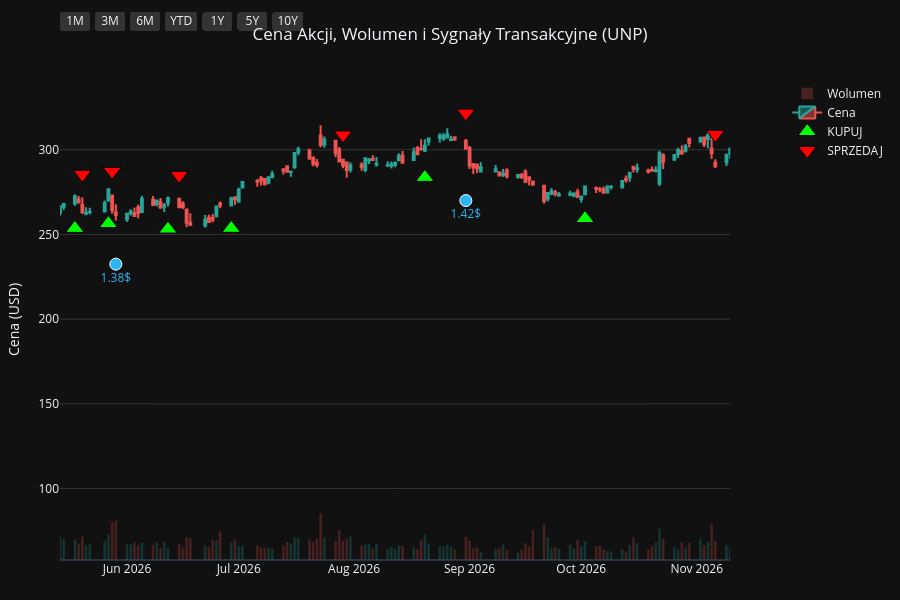
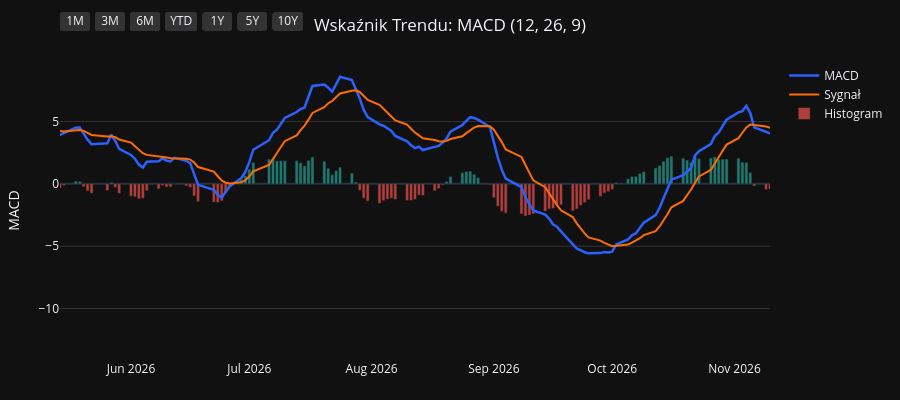
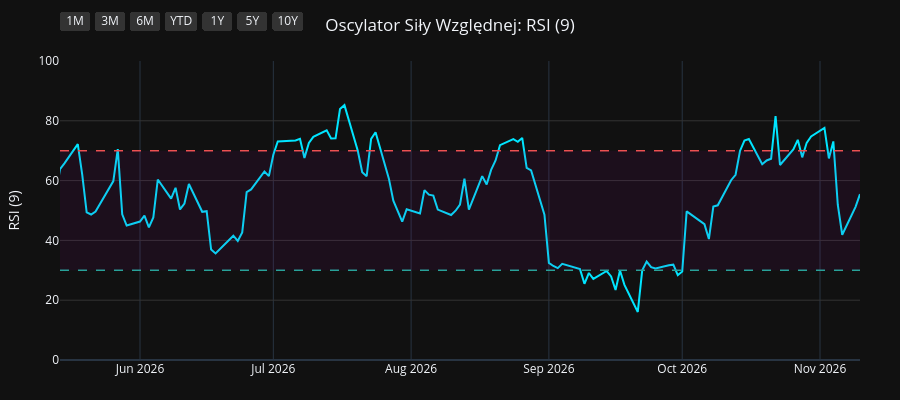
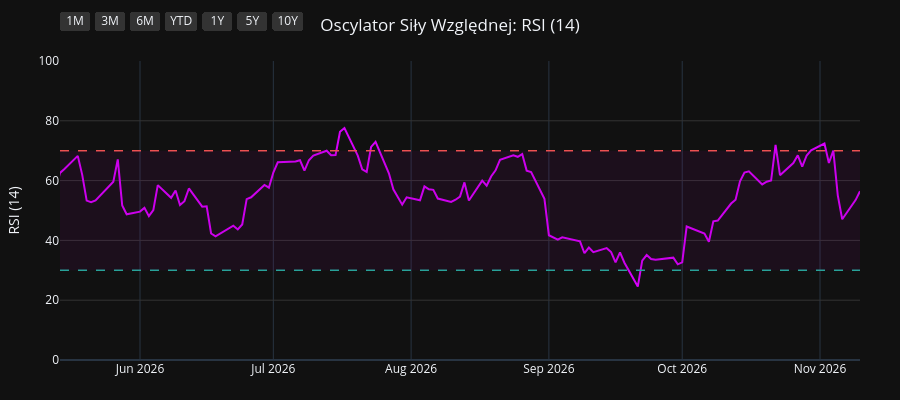

Write notebook code for charts like these, in order.
### Code cell
import os
import yfinance as yf
import pandas as pd
import pandas_ta as ta
import plotly.graph_objects as go
from plotly.subplots import make_subplots

# 1. Pobranie i przygotowanie danych
symbol = os.environ.get("STOCK_TICKER", "").strip().upper()
if not symbol:
    raise RuntimeError("Set STOCK_TICKER before running price_extractor.ipynb")
df = yf.Ticker(symbol).history(period="10y")
df.index = df.index.tz_localize(None)

# Wskaźniki i sygnały
df.ta.macd(fast=12, slow=26, signal=9, append=True)
df.ta.rsi(length=9, append=True)
df.ta.rsi(length=14, append=True)
df.ta.rsi(length=21, append=True)
df.dropna(inplace=True)

macd = df['MACD_12_26_9']
signal = df['MACDs_12_26_9']
wczorajszy_macd = macd.shift(1)
wczorajszy_signal = signal.shift(1)

df['Decyzja'] = 'BRAK'
df.loc[(macd > signal) & (wczorajszy_macd <= wczorajszy_signal), 'Decyzja'] = 'KUPUJ'
df.loc[(macd < signal) & (wczorajszy_macd >= wczorajszy_signal), 'Decyzja'] = 'SPRZEDAJ'

df_kupuj = df[df['Decyzja'] == 'KUPUJ']
df_sprzedaj = df[df['Decyzja'] == 'SPRZEDAJ']
df_dywidendy = df[df['Dividends'] > 0]
df_splity = df[df['Stock Splits'] > 0]

# Wspólna konfiguracja osi X
konfiguracja_osi_x = dict(
    type="date",
    showspikes=True, spikemode="across", spikesnap="cursor", spikedash="dot", spikecolor="#ffffff", spikethickness=1, hoverformat="%Y-%m-%d",
    rangeselector=dict(
        buttons=list([
            dict(count=1, label="1M", step="month", stepmode="backward"),
            dict(count=3, label="3M", step="month", stepmode="backward"),
            dict(count=6, label="6M", step="month", stepmode="backward"),
            dict(count=1, label="YTD", step="year", stepmode="todate"),
            dict(count=1, label="1Y", step="year", stepmode="backward"),
            dict(count=5, label="5Y", step="year", stepmode="backward"),
            dict(step="all", label="10Y")
        ]),
        bgcolor="#333333", activecolor="#2962ff", x=0, y=1.1
    )
)

# ==========================================
# WYKRES 1: CENA + WOLUMEN + SYGNAŁY
# ==========================================
fig1 = make_subplots(specs=[[{"secondary_y": True}]])

kolory_wolumenu = ['#26a69a' if row['Close'] >= row['Open'] else '#ef5350' for index, row in df.iterrows()]
fig1.add_trace(go.Bar(x=df.index, y=df['Volume'], marker_color=kolory_wolumenu, opacity=0.25, name='Wolumen'), secondary_y=True)
fig1.add_trace(go.Candlestick(x=df.index, open=df['Open'], high=df['High'], low=df['Low'], close=df['Close'], name='Cena', increasing_line_color='#26a69a', decreasing_line_color='#ef5350'), secondary_y=False)
fig1.add_trace(go.Scatter(x=df_kupuj.index, y=df_kupuj['Low'] * 0.95, customdata=df_kupuj[['Low', 'High']], mode='markers', marker=dict(symbol='triangle-up', size=16, color='#00ff00', line=dict(width=1, color='black')), name='KUPUJ', hovertemplate='KUPUJ<br>Najniższa: %{customdata[0]:.2f}<br>Najwyższa: %{customdata[1]:.2f}<extra></extra>'), secondary_y=False)
fig1.add_trace(go.Scatter(x=df_sprzedaj.index, y=df_sprzedaj['High'] * 1.05, customdata=df_sprzedaj[['Low', 'High']], mode='markers', marker=dict(symbol='triangle-down', size=16, color='#ff0000', line=dict(width=1, color='black')), name='SPRZEDAJ', hovertemplate='SPRZEDAJ<br>Najniższa: %{customdata[0]:.2f}<br>Najwyższa: %{customdata[1]:.2f}<extra></extra>'), secondary_y=False)

if not df_dywidendy.empty:
    fig1.add_trace(go.Scatter(x=df_dywidendy.index, y=df_dywidendy['Low'] * 0.90, mode='markers+text', marker=dict(symbol='circle', size=12, color='#29b6f6', line=dict(width=1, color='white')), text=df_dywidendy['Dividends'].apply(lambda x: f"{x}$"), textposition="bottom center", name='Dywidenda', showlegend=False, hovertemplate='Dywidenda: %{text}<extra></extra>', textfont=dict(color="#29b6f6")), secondary_y=False)
if not df_splity.empty:
                    fig1.add_trace(go.Scatter(x=df_splity.index, y=df_splity['High'], mode='markers+text', marker=dict(symbol='star', size=16, color='#ffee58', line=dict(width=1, color='black')), text=df_splity['Stock Splits'].apply(lambda x: f"{x:g}:1" if x >= 1 else f"1:{1 / x:g}"), textposition="top center", name='Split', hovertemplate='%{text}<extra></extra>', textfont=dict(color="#ffee58")), secondary_y=False)

fig1.update_layout(title=dict(text=f"Cena Akcji, Wolumen i Sygnały Transakcyjne ({symbol})", x=0.5, xanchor='center'), dragmode='pan', xaxis_rangeslider_visible=False, template='plotly_dark', height=600, hovermode='x unified', margin=dict(l=60, r=40, t=60, b=40))
fig1.update_xaxes(**konfiguracja_osi_x)
fig1.update_xaxes(range=[df.index.max() - pd.Timedelta(days=180), df.index.max()])
fig1.update_yaxes(title_text="Cena (USD)", secondary_y=False, gridcolor='#333333')
fig1.update_yaxes(range=[0, df['Volume'].max() * 4], showgrid=False, showticklabels=False, secondary_y=True)
fig1.show(config={'scrollZoom': True})

# ==========================================
# WYKRES 2: WSKAŹNIK MACD
# ==========================================
fig2 = go.Figure()
fig2.add_trace(go.Scatter(x=df.index, y=df['MACD_12_26_9'], line=dict(color='#2962ff', width=2.5), name='MACD'))
fig2.add_trace(go.Scatter(x=df.index, y=df['MACDs_12_26_9'], line=dict(color='#ff6d00', width=2), name='Sygnał'))
kolory_macd = ['#26a69a' if val >= 0 else '#ef5350' for val in df['MACDh_12_26_9']]
fig2.add_trace(go.Bar(x=df.index, y=df['MACDh_12_26_9'], marker_color=kolory_macd, name='Histogram', opacity=0.7))
fig2.update_layout(title=dict(text="Wskaźnik Trendu: MACD (12, 26, 9)", x=0.5, xanchor='center'), dragmode='pan', xaxis_rangeslider_visible=False, template='plotly_dark', height=400, hovermode='x unified', margin=dict(l=60, r=40, t=60, b=40))
fig2.update_xaxes(**konfiguracja_osi_x)
fig2.update_xaxes(range=[df.index.max() - pd.Timedelta(days=180), df.index.max()])
fig2.update_yaxes(title_text="MACD", gridcolor='#333333')
fig2.show(config={'scrollZoom': True})

# ==========================================
# WYKRES 3: OSCYLATOR RSI (9)
# ==========================================
fig3 = go.Figure()
fig3.add_trace(go.Scatter(x=df.index, y=df['RSI_9'], line=dict(color='#00e5ff', width=2), name='RSI (9)'))
fig3.add_hline(y=70, line_dash="dash", line_color="#ef5350", line_width=1.5)
fig3.add_hline(y=30, line_dash="dash", line_color="#26a69a", line_width=1.5)
fig3.add_hrect(y0=30, y1=70, line_width=0, fillcolor="purple", opacity=0.1)
fig3.update_layout(title=dict(text="Oscylator Siły Względnej: RSI (9)", x=0.5, xanchor='center'), dragmode='pan', xaxis_rangeslider_visible=False, template='plotly_dark', height=400, hovermode='x unified', margin=dict(l=60, r=40, t=60, b=40))
fig3.update_xaxes(**konfiguracja_osi_x)
fig3.update_xaxes(range=[df.index.max() - pd.Timedelta(days=180), df.index.max()])
fig3.update_yaxes(title_text="RSI (9)", range=[0, 100], gridcolor='#333333')
fig3.show(config={'scrollZoom': True})

# ==========================================
# WYKRES 4: OSCYLATOR RSI (14)
# ==========================================
fig4 = go.Figure()
fig4.add_trace(go.Scatter(x=df.index, y=df['RSI_14'], line=dict(color='#d500f9', width=2), name='RSI (14)'))
fig4.add_hline(y=70, line_dash="dash", line_color="#ef5350", line_width=1.5)
fig4.add_hline(y=30, line_dash="dash", line_color="#26a69a", line_width=1.5)
fig4.add_hrect(y0=30, y1=70, line_width=0, fillcolor="purple", opacity=0.1)
fig4.update_layout(title=dict(text="Oscylator Siły Względnej: RSI (14)", x=0.5, xanchor='center'), dragmode='pan', xaxis_rangeslider_visible=False, template='plotly_dark', height=400, hovermode='x unified', margin=dict(l=60, r=40, t=60, b=40))
fig4.update_xaxes(**konfiguracja_osi_x)
fig4.update_xaxes(range=[df.index.max() - pd.Timedelta(days=180), df.index.max()])
fig4.update_yaxes(title_text="RSI (14)", range=[0, 100], gridcolor='#333333')
fig4.show(config={'scrollZoom': True})

# ==========================================
# WYKRES 5: OSCYLATOR RSI (21)
# ==========================================
fig5 = go.Figure()
fig5.add_trace(go.Scatter(x=df.index, y=df['RSI_21'], line=dict(color='#64dd17', width=2), name='RSI (21)'))
fig5.add_hline(y=70, line_dash="dash", line_color="#ef5350", line_width=1.5)
fig5.add_hline(y=30, line_dash="dash", line_color="#26a69a", line_width=1.5)
fig5.add_hrect(y0=30, y1=70, line_width=0, fillcolor="purple", opacity=0.1)
fig5.update_layout(title=dict(text="Oscylator Siły Względnej: RSI (21)", x=0.5, xanchor='center'), dragmode='pan', xaxis_rangeslider_visible=False, template='plotly_dark', height=400, hovermode='x unified', margin=dict(l=60, r=40, t=60, b=40))
fig5.update_xaxes(**konfiguracja_osi_x)
fig5.update_xaxes(range=[df.index.max() - pd.Timedelta(days=180), df.index.max()])
fig5.update_yaxes(title_text="RSI (21)", range=[0, 100], gridcolor='#333333')
fig5.show(config={'scrollZoom': True})

### Figure 1 — Plotly figure (JSON) as saved in the notebook; plotly's stock layout.template omitted (floating-point values rounded to 4 significant figures; data arrays with more than 128 entries replaced by an {"elided": "..."} marker saying what was removed)
{"data": [{"marker": {"color": {"elided": "2479 str values"}}, "name": "Wolumen", "opacity": 0.25, "type": "bar", "x": {"elided": "2479 str values"}, "xaxis": "x", "y": {"elided": "2479 int values"}, "yaxis": "y2"}, {"close": {"elided": "2479 float values"}, "decreasing": {"line": {"color": "#ef5350"}}, "high": {"elided": "2479 float values"}, "increasing": {"line": {"color": "#26a69a"}}, "low": {"elided": "2479 float values"}, "name": "Cena", "open": {"elided": "2479 float values"}, "type": "candlestick", "x": {"elided": "2479 str values"}, "xaxis": "x", "yaxis": "y"}, {"customdata": {"elided": "96x2 float values"}, "hovertemplate": "KUPUJ<br>Najniższa: %{customdata[0]:.2f}<br>Najwyższa: %{customdata[1]:.2f}<extra></extra>", "marker": {"color": "#00ff00", "line": {"color": "black", "width": 1}, "size": 16, "symbol": "triangle-up"}, "mode": "markers", "name": "KUPUJ", "type": "scatter", "x": ["2017-01-19T00:00:00", "2017-02-17T00:00:00", "2017-03-06T00:00:00", "2017-03-30T00:00:00", "2017-05-30T00:00:00", "2017-06-13T00:00:00", "2017-07-12T00:00:00", "2017-08-09T00:00:00", "2017-10-27T00:00:00", "2017-11-28T00:00:00", "2018-01-09T00:00:00", "2018-02-16T00:00:00", "2018-03-08T00:00:00", "2018-04-13T00:00:00", "2018-05-08T00:00:00", "2018-07-10T00:00:00", "2018-07-23T00:00:00", "2018-09-05T00:00:00", "2018-11-02T00:00:00", "2018-11-28T00:00:00", "2019-01-04T00:00:00", "2019-02-12T00:00:00", "2019-04-01T00:00:00", "2019-04-12T00:00:00", "2019-04-17T00:00:00", "2019-06-10T00:00:00", "2019-06-28T00:00:00", "2019-09-05T00:00:00", "2019-10-14T00:00:00", "2019-12-16T00:00:00", "2020-01-16T00:00:00", "2020-02-06T00:00:00", "2020-03-26T00:00:00", "2020-05-20T00:00:00", "2020-07-15T00:00:00", "2020-08-07T00:00:00", "2020-09-15T00:00:00", "2020-10-07T00:00:00", "2020-11-06T00:00:00", "2020-12-30T00:00:00", "2021-02-11T00:00:00", "2021-03-08T00:00:00", "2021-03-25T00:00:00", "2021-05-07T00:00:00", "2021-06-02T00:00:00", "2021-07-01T00:00:00", "2021-07-26T00:00:00", "2021-08-03T00:00:00", "2021-09-28T00:00:00", "2021-10-01T00:00:00", "2021-12-09T00:00:00", "2021-12-28T00:00:00", "2022-02-02T00:00:00", "2022-02-15T00:00:00", "2022-02-25T00:00:00", "2022-03-02T00:00:00", "2022-05-16T00:00:00", "2022-05-26T00:00:00", "2022-06-24T00:00:00", "2022-07-15T00:00:00", "2022-10-13T00:00:00", "2022-12-14T00:00:00", "2023-01-10T00:00:00", "2023-02-02T00:00:00", "2023-02-27T00:00:00", "2023-03-28T00:00:00", "2023-05-05T00:00:00", "2023-06-02T00:00:00", "2023-07-11T00:00:00", "2023-10-10T00:00:00", "2023-10-31T00:00:00", "2024-01-30T00:00:00", "2024-02-22T00:00:00", "2024-04-25T00:00:00", "2024-06-21T00:00:00", "2024-08-19T00:00:00", "2024-10-15T00:00:00", "2024-11-06T00:00:00", "2024-11-21T00:00:00", "2025-01-02T00:00:00", "2025-02-13T00:00:00", "2025-04-02T00:00:00", "2025-04-22T00:00:00", "2025-06-09T00:00:00", "2025-06-23T00:00:00", "2025-08-19T00:00:00", "2025-09-18T00:00:00", "2025-11-10T00:00:00", "2026-01-26T00:00:00", "2026-04-01T00:00:00", "2026-05-18T00:00:00", "2026-05-27T00:00:00", "2026-06-12T00:00:00", "2026-06-29T00:00:00", "2026-08-20T00:00:00", "2026-10-02T00:00:00"], "xaxis": "x", "y": [80.9, 82.83, 83.72, 81.26, 85.19, 85.35, 84.45, 79.53, 90.9, 90.92, 109.3, 104.4, 102.8, 105.4, 105.9, 113.3, 112.1, 119.9, 117.8, 116.9, 107.8, 132.1, 135.8, 134.5, 135.9, 139.3, 134.9, 132.1, 129.4, 145.8, 148.2, 151.4, 110.4, 135.3, 143.7, 148.5, 166.2, 167.4, 157.4, 171.2, 171.0, 176.7, 178.1, 190.0, 188.9, 186.9, 184.6, 183.4, 169.5, 167.4, 208.8, 210.9, 209.8, 208.5, 207.0, 208.2, 194.8, 187.0, 181.1, 179.2, 162.0, 187.6, 183.1, 180.5, 184.2, 169.7, 174.0, 174.1, 181.3, 181.6, 182.0, 216.7, 223.7, 212.2, 201.7, 220.7, 223.0, 220.2, 212.4, 208.7, 226.1, 215.6, 197.6, 206.4, 205.1, 203.5, 201.7, 205.4, 214.7, 227.7, 253.6, 256.4, 253.2, 253.6, 283.7, 259.4], "yaxis": "y"}, {"customdata": {"elided": "96x2 float values"}, "hovertemplate": "SPRZEDAJ<br>Najniższa: %{customdata[0]:.2f}<br>Najwyższa: %{customdata[1]:.2f}<extra></extra>", "marker": {"color": "#ff0000", "line": {"color": "black", "width": 1}, "size": 16, "symbol": "triangle-down"}, "mode": "markers", "name": "SPRZEDAJ", "type": "scatter", "x": ["2017-02-02T00:00:00", "2017-02-22T00:00:00", "2017-03-07T00:00:00", "2017-05-09T00:00:00", "2017-06-08T00:00:00", "2017-06-20T00:00:00", "2017-07-20T00:00:00", "2017-10-04T00:00:00", "2017-11-13T00:00:00", "2017-12-29T00:00:00", "2018-01-16T00:00:00", "2018-03-02T00:00:00", "2018-03-23T00:00:00", "2018-04-26T00:00:00", "2018-06-04T00:00:00", "2018-07-11T00:00:00", "2018-08-15T00:00:00", "2018-10-02T00:00:00", "2018-11-21T00:00:00", "2018-12-12T00:00:00", "2019-02-07T00:00:00", "2019-02-25T00:00:00", "2019-04-11T00:00:00", "2019-04-16T00:00:00", "2019-05-07T00:00:00", "2019-06-13T00:00:00", "2019-08-05T00:00:00", "2019-09-25T00:00:00", "2019-11-15T00:00:00", "2020-01-06T00:00:00", "2020-01-27T00:00:00", "2020-02-14T00:00:00", "2020-05-11T00:00:00", "2020-06-11T00:00:00", "2020-07-30T00:00:00", "2020-08-31T00:00:00", "2020-09-21T00:00:00", "2020-10-21T00:00:00", "2020-12-03T00:00:00", "2021-01-21T00:00:00", "2021-03-04T00:00:00", "2021-03-22T00:00:00", "2021-04-15T00:00:00", "2021-05-12T00:00:00", "2021-06-08T00:00:00", "2021-07-13T00:00:00", "2021-07-27T00:00:00", "2021-08-24T00:00:00", "2021-09-30T00:00:00", "2021-11-05T00:00:00", "2021-12-14T00:00:00", "2022-01-11T00:00:00", "2022-02-04T00:00:00", "2022-02-24T00:00:00", "2022-03-01T00:00:00", "2022-04-01T00:00:00", "2022-05-19T00:00:00", "2022-06-13T00:00:00", "2022-07-14T00:00:00", "2022-08-24T00:00:00", "2022-12-05T00:00:00", "2022-12-15T00:00:00", "2023-01-19T00:00:00", "2023-02-10T00:00:00", "2023-03-10T00:00:00", "2023-04-26T00:00:00", "2023-05-23T00:00:00", "2023-07-06T00:00:00", "2023-08-08T00:00:00", "2023-10-26T00:00:00", "2024-01-02T00:00:00", "2024-02-13T00:00:00", "2024-03-06T00:00:00", "2024-05-21T00:00:00", "2024-08-05T00:00:00", "2024-09-09T00:00:00", "2024-10-24T00:00:00", "2024-11-19T00:00:00", "2024-12-04T00:00:00", "2025-02-06T00:00:00", "2025-02-19T00:00:00", "2025-04-03T00:00:00", "2025-05-29T00:00:00", "2025-06-17T00:00:00", "2025-07-15T00:00:00", "2025-09-08T00:00:00", "2025-10-10T00:00:00", "2025-12-19T00:00:00", "2026-02-27T00:00:00", "2026-05-08T00:00:00", "2026-05-20T00:00:00", "2026-05-28T00:00:00", "2026-06-15T00:00:00", "2026-07-29T00:00:00", "2026-08-31T00:00:00", "2026-11-06T00:00:00"], "xaxis": "x", "y": [91.23, 92.8, 93.4, 94.34, 94.35, 95.65, 93.52, 98.73, 100.5, 117.7, 123.3, 112.6, 119.7, 116.5, 129.7, 125.2, 131.1, 145.0, 127.4, 133.7, 143.1, 151.2, 148.7, 149.9, 156.5, 152.4, 153.4, 149.2, 159.5, 163.1, 166.6, 168.0, 143.9, 155.8, 161.6, 180.6, 181.3, 186.2, 189.8, 200.6, 192.0, 196.0, 208.6, 210.3, 208.6, 206.7, 205.8, 209.4, 189.8, 225.4, 231.7, 236.8, 232.0, 228.9, 233.5, 259.9, 208.7, 199.8, 196.2, 227.7, 204.6, 206.1, 201.7, 198.7, 197.1, 188.6, 192.4, 198.4, 225.1, 202.8, 243.1, 243.4, 253.3, 238.5, 237.8, 253.3, 235.0, 235.1, 238.9, 248.3, 252.8, 236.7, 227.1, 228.9, 239.1, 226.3, 240.5, 243.6, 277.0, 276.8, 285.5, 287.3, 284.9, 308.8, 321.7, 309.1], "yaxis": "y"}, {"hovertemplate": "Dywidenda: %{text}<extra></extra>", "marker": {"color": "#29b6f6", "line": {"color": "white", "width": 1}, "size": 12, "symbol": "circle"}, "mode": "markers+text", "name": "Dywidenda", "showlegend": false, "text": ["0.605$", "0.605$", "0.605$", "0.665$", "0.73$", "0.73$", "0.8$", "0.8$", "0.88$", "0.88$", "0.97$", "0.97$", "0.97$", "0.97$", "0.97$", "0.97$", "0.97$", "1.07$", "1.07$", "1.18$", "1.18$", "1.3$", "1.3$", "1.3$", "1.3$", "1.3$", "1.3$", "1.3$", "1.3$", "1.3$", "1.34$", "1.34$", "1.34$", "1.34$", "1.38$", "1.38$", "1.38$", "1.38$", "1.42$"], "textfont": {"color": "#29b6f6"}, "textposition": "bottom center", "type": "scatter", "x": ["2017-02-24T00:00:00", "2017-05-26T00:00:00", "2017-08-29T00:00:00", "2017-11-29T00:00:00", "2018-02-27T00:00:00", "2018-05-30T00:00:00", "2018-08-30T00:00:00", "2018-11-29T00:00:00", "2019-02-27T00:00:00", "2019-05-30T00:00:00", "2019-08-29T00:00:00", "2019-11-27T00:00:00", "2020-02-27T00:00:00", "2020-05-28T00:00:00", "2020-08-28T00:00:00", "2020-11-27T00:00:00", "2021-02-25T00:00:00", "2021-05-27T00:00:00", "2021-08-30T00:00:00", "2021-12-17T00:00:00", "2022-02-25T00:00:00", "2022-05-27T00:00:00", "2022-08-30T00:00:00", "2022-12-16T00:00:00", "2023-02-27T00:00:00", "2023-05-30T00:00:00", "2023-08-30T00:00:00", "2023-12-07T00:00:00", "2024-02-28T00:00:00", "2024-05-31T00:00:00", "2024-08-30T00:00:00", "2024-12-09T00:00:00", "2025-02-28T00:00:00", "2025-05-30T00:00:00", "2025-08-29T00:00:00", "2025-12-05T00:00:00", "2026-02-27T00:00:00", "2026-05-29T00:00:00", "2026-08-31T00:00:00"], "xaxis": "x", "y": [76.88, 79.78, 76.45, 87.83, 99.94, 108.4, 112.6, 113.7, 128.1, 128.9, 122.1, 136.5, 122.0, 132.9, 152.2, 162.5, 165.6, 178.5, 175.9, 195.7, 196.1, 180.3, 184.4, 170.8, 174.5, 160.2, 186.7, 195.3, 214.0, 194.5, 216.9, 200.6, 211.1, 193.0, 195.0, 208.3, 233.1, 232.5, 270.0], "yaxis": "y"}], "layout": {"dragmode": "pan", "height": 600, "hovermode": "x unified", "margin": {"b": 40, "l": 60, "r": 40, "t": 60}, "title": {"text": "Cena Akcji, Wolumen i Sygnały Transakcyjne (UNP)", "x": 0.5, "xanchor": "center"}, "xaxis": {"anchor": "y", "domain": [0.0, 0.94], "hoverformat": "%Y-%m-%d", "range": ["2026-05-14T00:00:00", "2026-11-10T00:00:00"], "rangeselector": {"activecolor": "#2962ff", "bgcolor": "#333333", "buttons": [{"count": 1, "label": "1M", "step": "month", "stepmode": "backward"}, {"count": 3, "label": "3M", "step": "month", "stepmode": "backward"}, {"count": 6, "label": "6M", "step": "month", "stepmode": "backward"}, {"count": 1, "label": "YTD", "step": "year", "stepmode": "todate"}, {"count": 1, "label": "1Y", "step": "year", "stepmode": "backward"}, {"count": 5, "label": "5Y", "step": "year", "stepmode": "backward"}, {"label": "10Y", "step": "all"}], "x": 0, "y": 1.1}, "rangeslider": {"visible": false}, "showspikes": true, "spikecolor": "#ffffff", "spikedash": "dot", "spikemode": "across", "spikesnap": "cursor", "spikethickness": 1, "type": "date"}, "yaxis": {"anchor": "x", "domain": [0.0, 1.0], "gridcolor": "#333333", "title": {"text": "Cena (USD)"}}, "yaxis2": {"anchor": "x", "overlaying": "y", "range": [0, 76364000], "showgrid": false, "showticklabels": false, "side": "right"}}}

### Figure 2 — Plotly figure (JSON) as saved in the notebook; plotly's stock layout.template omitted (floating-point values rounded to 4 significant figures; data arrays with more than 128 entries replaced by an {"elided": "..."} marker saying what was removed)
{"data": [{"line": {"color": "#2962ff", "width": 2.5}, "name": "MACD", "type": "scatter", "x": {"elided": "2479 str values"}, "y": {"elided": "2479 float values"}}, {"line": {"color": "#ff6d00", "width": 2}, "name": "Sygnał", "type": "scatter", "x": {"elided": "2479 str values"}, "y": {"elided": "2479 float values"}}, {"marker": {"color": {"elided": "2479 str values"}}, "name": "Histogram", "opacity": 0.7, "type": "bar", "x": {"elided": "2479 str values"}, "y": {"elided": "2479 float values"}}], "layout": {"dragmode": "pan", "height": 400, "hovermode": "x unified", "margin": {"b": 40, "l": 60, "r": 40, "t": 60}, "title": {"text": "Wskaźnik Trendu: MACD (12, 26, 9)", "x": 0.5, "xanchor": "center"}, "xaxis": {"hoverformat": "%Y-%m-%d", "range": ["2026-05-14T00:00:00", "2026-11-10T00:00:00"], "rangeselector": {"activecolor": "#2962ff", "bgcolor": "#333333", "buttons": [{"count": 1, "label": "1M", "step": "month", "stepmode": "backward"}, {"count": 3, "label": "3M", "step": "month", "stepmode": "backward"}, {"count": 6, "label": "6M", "step": "month", "stepmode": "backward"}, {"count": 1, "label": "YTD", "step": "year", "stepmode": "todate"}, {"count": 1, "label": "1Y", "step": "year", "stepmode": "backward"}, {"count": 5, "label": "5Y", "step": "year", "stepmode": "backward"}, {"label": "10Y", "step": "all"}], "x": 0, "y": 1.1}, "rangeslider": {"visible": false}, "showspikes": true, "spikecolor": "#ffffff", "spikedash": "dot", "spikemode": "across", "spikesnap": "cursor", "spikethickness": 1, "type": "date"}, "yaxis": {"gridcolor": "#333333", "title": {"text": "MACD"}}}}

### Figure 3 — Plotly figure (JSON) as saved in the notebook; plotly's stock layout.template omitted (floating-point values rounded to 4 significant figures; data arrays with more than 128 entries replaced by an {"elided": "..."} marker saying what was removed)
{"data": [{"line": {"color": "#00e5ff", "width": 2}, "name": "RSI (9)", "type": "scatter", "x": {"elided": "2479 str values"}, "y": {"elided": "2479 float values"}}], "layout": {"dragmode": "pan", "height": 400, "hovermode": "x unified", "margin": {"b": 40, "l": 60, "r": 40, "t": 60}, "shapes": [{"line": {"color": "#ef5350", "dash": "dash", "width": 1.5}, "type": "line", "x0": 0, "x1": 1, "xref": "x domain", "y0": 70, "y1": 70, "yref": "y"}, {"line": {"color": "#26a69a", "dash": "dash", "width": 1.5}, "type": "line", "x0": 0, "x1": 1, "xref": "x domain", "y0": 30, "y1": 30, "yref": "y"}, {"fillcolor": "purple", "line": {"width": 0}, "opacity": 0.1, "type": "rect", "x0": 0, "x1": 1, "xref": "x domain", "y0": 30, "y1": 70, "yref": "y"}], "title": {"text": "Oscylator Siły Względnej: RSI (9)", "x": 0.5, "xanchor": "center"}, "xaxis": {"hoverformat": "%Y-%m-%d", "range": ["2026-05-14T00:00:00", "2026-11-10T00:00:00"], "rangeselector": {"activecolor": "#2962ff", "bgcolor": "#333333", "buttons": [{"count": 1, "label": "1M", "step": "month", "stepmode": "backward"}, {"count": 3, "label": "3M", "step": "month", "stepmode": "backward"}, {"count": 6, "label": "6M", "step": "month", "stepmode": "backward"}, {"count": 1, "label": "YTD", "step": "year", "stepmode": "todate"}, {"count": 1, "label": "1Y", "step": "year", "stepmode": "backward"}, {"count": 5, "label": "5Y", "step": "year", "stepmode": "backward"}, {"label": "10Y", "step": "all"}], "x": 0, "y": 1.1}, "rangeslider": {"visible": false}, "showspikes": true, "spikecolor": "#ffffff", "spikedash": "dot", "spikemode": "across", "spikesnap": "cursor", "spikethickness": 1, "type": "date"}, "yaxis": {"gridcolor": "#333333", "range": [0, 100], "title": {"text": "RSI (9)"}}}}

### Figure 4 — Plotly figure (JSON) as saved in the notebook; plotly's stock layout.template omitted (floating-point values rounded to 4 significant figures; data arrays with more than 128 entries replaced by an {"elided": "..."} marker saying what was removed)
{"data": [{"line": {"color": "#d500f9", "width": 2}, "name": "RSI (14)", "type": "scatter", "x": {"elided": "2479 str values"}, "y": {"elided": "2479 float values"}}], "layout": {"dragmode": "pan", "height": 400, "hovermode": "x unified", "margin": {"b": 40, "l": 60, "r": 40, "t": 60}, "shapes": [{"line": {"color": "#ef5350", "dash": "dash", "width": 1.5}, "type": "line", "x0": 0, "x1": 1, "xref": "x domain", "y0": 70, "y1": 70, "yref": "y"}, {"line": {"color": "#26a69a", "dash": "dash", "width": 1.5}, "type": "line", "x0": 0, "x1": 1, "xref": "x domain", "y0": 30, "y1": 30, "yref": "y"}, {"fillcolor": "purple", "line": {"width": 0}, "opacity": 0.1, "type": "rect", "x0": 0, "x1": 1, "xref": "x domain", "y0": 30, "y1": 70, "yref": "y"}], "title": {"text": "Oscylator Siły Względnej: RSI (14)", "x": 0.5, "xanchor": "center"}, "xaxis": {"hoverformat": "%Y-%m-%d", "range": ["2026-05-14T00:00:00", "2026-11-10T00:00:00"], "rangeselector": {"activecolor": "#2962ff", "bgcolor": "#333333", "buttons": [{"count": 1, "label": "1M", "step": "month", "stepmode": "backward"}, {"count": 3, "label": "3M", "step": "month", "stepmode": "backward"}, {"count": 6, "label": "6M", "step": "month", "stepmode": "backward"}, {"count": 1, "label": "YTD", "step": "year", "stepmode": "todate"}, {"count": 1, "label": "1Y", "step": "year", "stepmode": "backward"}, {"count": 5, "label": "5Y", "step": "year", "stepmode": "backward"}, {"label": "10Y", "step": "all"}], "x": 0, "y": 1.1}, "rangeslider": {"visible": false}, "showspikes": true, "spikecolor": "#ffffff", "spikedash": "dot", "spikemode": "across", "spikesnap": "cursor", "spikethickness": 1, "type": "date"}, "yaxis": {"gridcolor": "#333333", "range": [0, 100], "title": {"text": "RSI (14)"}}}}
